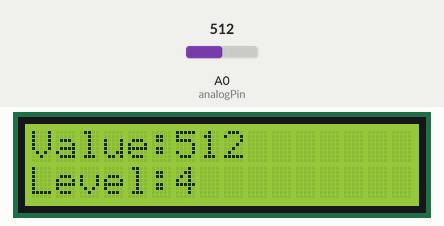
A sketch run on a simulated Arduino Uno, built with avr-gcc and run on an emulated ATmega328P. On the bench: 16×2 character LCD. Inputs (shaded band) come from the test bench; at power-on: A0 (analogPin) = 512.

Above: at 1.2 s.
1.3 s: A0 (analogPin) set to 440
At 2.4 s:
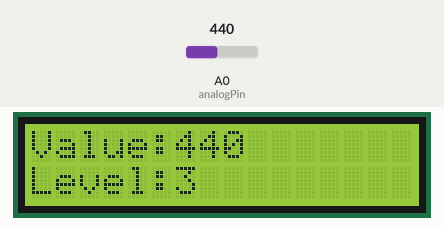
3.5 s: A0 (analogPin) set to 460
At 5.3 s:
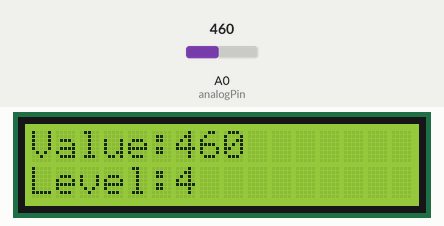
5.6 s: A0 (analogPin) set to 511
At 7.4 s:
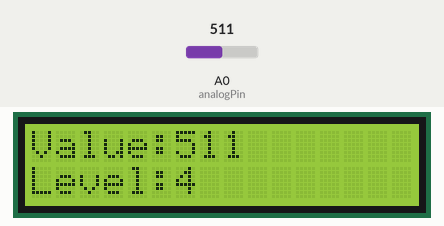
Timing chart, 0 to 8.9 s (numbered marks = the images above; inputs shaded):
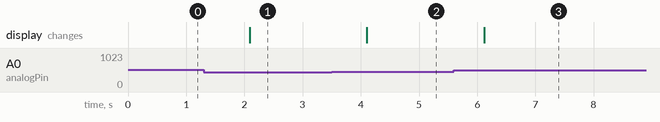

Measured:
- after the input at 1.3 s, the display: changes after 0.79 s (image 1)
- after the input at 3.5 s, the display: changes after 0.61 s (image 2)
- after the input at 5.6 s, the display: changes after 0.52 s (image 3)

The sketch:

AnalogToLCD.ino
```cpp
#include  <LiquidCrystal_I2C.h>

LiquidCrystal_I2C lcd(0x27,16,2);  // set the LCD address to 0x27 for a 16 chars and 2 line display
int analogPin = A0;

void setup()
{
  lcd.init();                      // initialize the lcd
  lcd.backlight();
  lcd.setCursor(0,0);
  lcd.print("Value:");
  lcd.setCursor(0,1);
  lcd.print("Level:");
}

void loop()
{
  int value = analogRead(analogPin);
  lcd.setCursor(6,0);
  lcd.print(value);
  lcd.setCursor(6,1);
  lcd.print(getLevel(value));
  delay(1000);
}

int getLevel(int analogVal) {
  if(analogVal == 0)
    return 0;
  if(analogVal >= 100 && analogVal < 250)
    return 1;
  if(analogVal >= 250 && analogVal < 350)
    return 2;
  if(analogVal >= 350 && analogVal < 450)
    return 3;
  if(analogVal >= 450)
    return 4;
}
```
